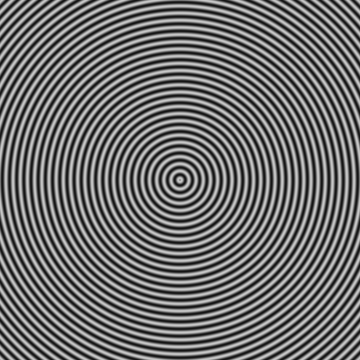
%> input picture defocus/texture1.tif, 360 x 360 px
$ octave compression.m   (GNU Octave 9; MATLAB toolbox functions it lacks are replaced by stand-ins)
%> lines starting %> are read from the running program, lines starting %| are printed output that depends on the picture
%% test compression with "manual" pca
[filename, pathname] = uigetfile({'*.jpg;*.tif;*.png;*.gif','All Image Files';...
          '*.*','All Files' },'PCA');
%> the answer given: ../defocus/texture1.tif
image = imread(fullfile(pathname, filename));
%> image is the input picture: size 360x360 uint8; min 20, max 200, mean 110

if size(image,3) > 1
    image = rgb2gray(image);
end
image = imresize(image, [256, 256]);
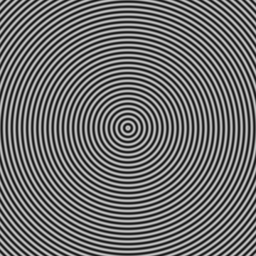
%> image: size 256x256 uint8; min 21, max 199, mean 110
image = im2double(image);
%> image: size 256x256 double

m = mean(image);
%> m = 256 values, max 0.464 at index 31, min 0.396 at index 3, mean 0.431
centered = bsxfun(@minus,image,m);
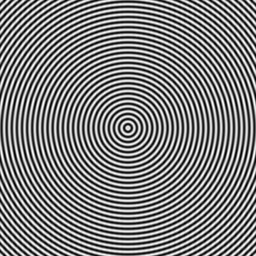
%> centered: size 256x256 double; min -0.381, max 0.384, mean -2.56e-16; drawn with min black and max white

covimage = centered * centered';
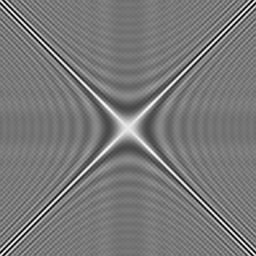
%> covimage: size 256x256 double; min -15.23, max 16.77, mean -1.04e-18; drawn with min black and max white
[V,D] = eig(covimage);
V = V(:,end:-1:1);

ncomp = 20;
finaldata = V(:,1:ncomp)'*centered;

recovered = V(:,1:ncomp)*finaldata + repmat(m,size(image,1),1);


figure
MSE = immse(recovered, image);
%> MSE = 0.00808

subplot(1,2,1), subimage(image), title('Original');
subplot(1,2,2), subimage(recovered), title('Recovered');
%> after `subimage(recovered)`:
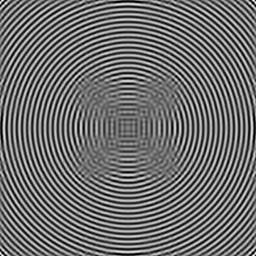
%> displayed picture: size 256x256, on the screen's scale of 0 to 255; min 0, max 249, mean 110

axes('Position',[0 0 1 1],'Xlim',[0 1],'Ylim',[0
1],'Box','off','Visible','off','Units','normalized', 'clipping' , 'off');

text(0.5, 1,sprintf('\\bf MSE %f', MSE),'HorizontalAlignment' ...
,'center','VerticalAlignment', 'top')
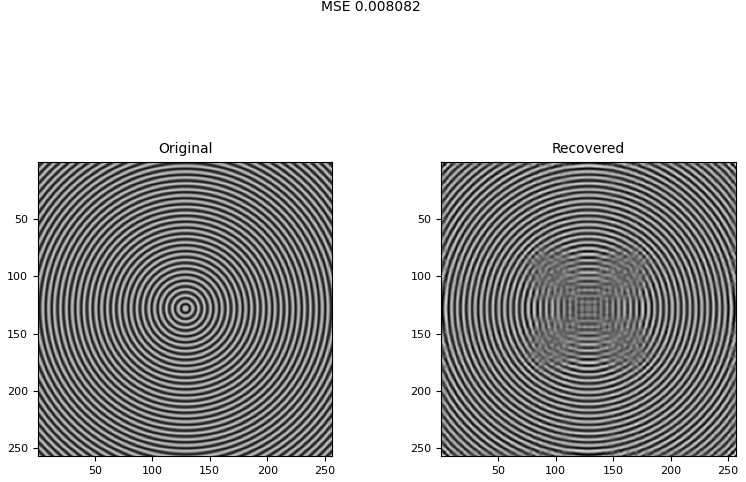
%> figure redrawn from the program's plot data, 3 panels


%% test with MATLAB PCA
coeff = pca(image);
finaldata = coeff(:,1:ncomp)'*centered';
recovered = coeff(:,1:ncomp)*finaldata + repmat(m',1,size(image,1));
recovered = recovered';

figure
MSE = immse(recovered, image);

subplot(1,2,1), subimage(image), title('Original');
subplot(1,2,2), subimage(recovered), title('Recovered');

% and then, type:
axes('Position',[0 0 1 1],'Xlim',[0 1],'Ylim',[0
1],'Box','off','Visible','off','Units','normalized', 'clipping' , 'off');

text(0.5, 1,sprintf('\\bf MSE %f', MSE),'HorizontalAlignment' ...
,'center','VerticalAlignment', 'top')
